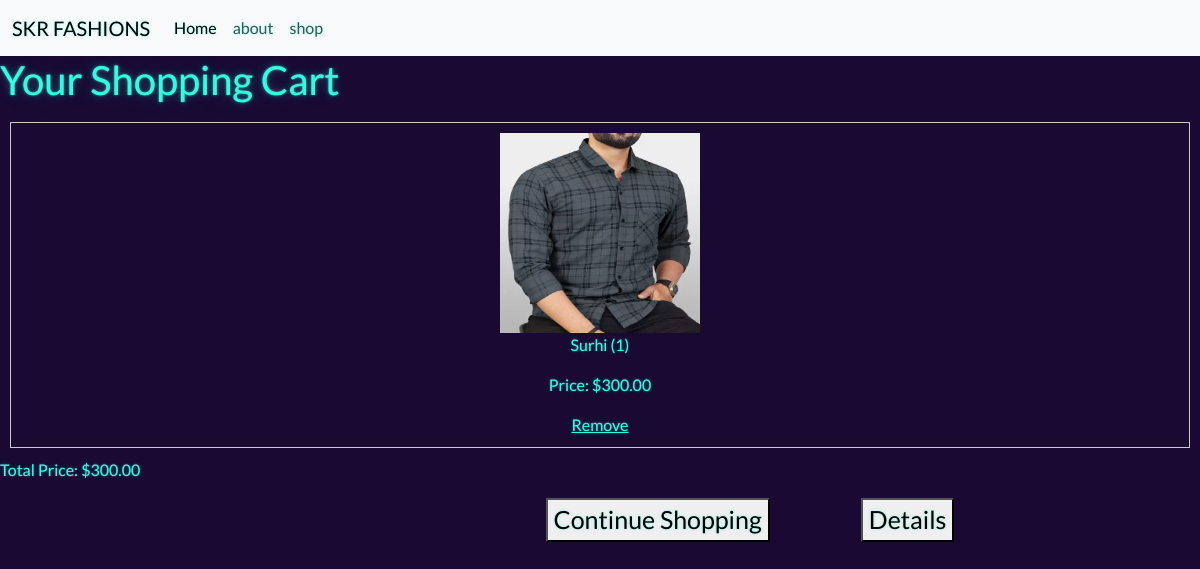
Screenshot of /myapp/cart/ (signed in) with the database file from the repository.
### myapp/models.py (models this page shows, shortened)
class CartItem(models.Model):
	product = models.ForeignKey(Product, on_delete=models.CASCADE)
	quantity = models.PositiveIntegerField(default=0)
	user = models.ForeignKey(User, on_delete=models.CASCADE)
	date_added = models.DateTimeField(auto_now_add=True)

class Product(models.Model):
	name = models.CharField(max_length=100)
	description = models.TextField(null=True)
	price = models.DecimalField(max_digits=10, decimal_places=2)
	image = models.ImageField(upload_to='products/')

### myapp/views.py (the view)
# urls.py: path('cart/',view_cart, name='view_cart'),
def view_cart(request):
	cart_items = CartItem.objects.filter(user=request.user)
	total_price = sum(item.product.price * item.quantity for item in cart_items)
	return render(request, 'cart.html', {'cart_items': cart_items, 'total_price': total_price})

### template/cart.html (shortened to what this page needs)
{% load static %}
{% load bootstrap5 %}
{% bootstrap_css %}
<html lang="en">
<head>
	<link rel="stylesheet" href="{% static 'cart.css' %}">
	<link rel="stylesheet" href="https://bootswatch.com/5/vapor/bootstrap.min.css">
</head>
<body>
	<nav class="navbar navbar-expand-lg bg-body-tertiary">
		<div class="container-fluid">
		  <a class="navbar-brand" href="#">SKR FASHIONS</a>
		  <div class="collapse navbar-collapse" id="navbarNav">
			<ul class="navbar-nav">
			  <li class="nav-item">
				<a class="nav-link active" aria-current="page" href="{% url 'myapp:home' %}">Home</a>
			  </li>
			  <li class="nav-item">
				<a class="nav-link" href="{% url 'myapp:about' %}">about</a>
			  </li>
			  <li class="nav-item">
				<a class="nav-link" href="{% url 'myapp:product_list' %}">shop</a>
			  </li>
			</ul>
		  </div>
		</div>
	  </nav>
	<h1>Your Shopping Cart</h1>
	<div class="product-list">
	{% for item in cart_items %}
	<div class="product-item">
		<img src="{{item.product.image.url }}" alt="{{ product.name }}" width="200" height="200">
		<p>{{ item.product.name }} ({{ item.quantity }})</p>
		<p>Price: ${{ item.product.price }}</p>
		<a href="{% url 'myapp:remove_from_cart' item.id %}">Remove</a>
	</div>
	{% empty %}
	<p>Your cart is empty.</p>
	{% endfor %}
	</div>
	<p>Total Price: ${{ total_price }}</p>
	<div style="display: flex; justify-content: space-around; width: 500px; align-items: center; margin-left: 500px;">
		<button><a href="{% url 'myapp:product_list' %}" class="foot">Continue Shopping</a></button>
	    <button><a href="{% url 'myapp:address' %}" class="foot">Details</a></button>
	</div>
</body>
</html>

### static/cart.css (style rules this page uses)
.product-list { display: flex; flex-wrap: wrap; justify-content: space-around; list-style: none; padding: 0; }
.product-item { flex: 1; margin: 10px; border: 1px solid #ccc; padding: 10px; text-align: center; }
.foot { text-decoration: none; color: black; font-size: 25px; }

### rows the page displays
CartItem: product.image (picture), product.name "Surhi", quantity "1", product.price "300.00"

### other values shown
{{ total_price }} "300.00"
